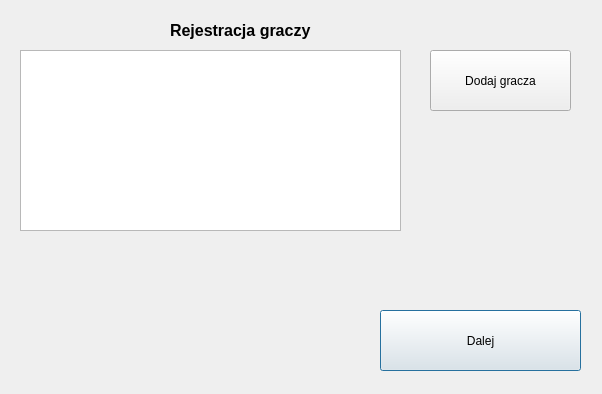
<?xml version="1.0" encoding="UTF-8"?>
<ui version="4.0">
 <class>RejestracjaGraczy</class>
 <widget class="QDialog" name="RejestracjaGraczy">
  <property name="geometry">
   <rect>
    <x>0</x>
    <y>0</y>
    <width>602</width>
    <height>394</height>
   </rect>
  </property>
  <property name="windowTitle">
   <string>Dialog</string>
  </property>
  <widget class="QLabel" name="label">
   <property name="geometry">
    <rect>
     <x>170</x>
     <y>10</y>
     <width>201</width>
     <height>41</height>
    </rect>
   </property>
   <property name="font">
    <font>
     <pointsize>12</pointsize>
     <weight>75</weight>
     <bold>true</bold>
    </font>
   </property>
   <property name="text">
    <string>Rejestracja graczy</string>
   </property>
  </widget>
  <widget class="QTableWidget" name="tableWidget">
   <property name="geometry">
    <rect>
     <x>20</x>
     <y>50</y>
     <width>381</width>
     <height>181</height>
    </rect>
   </property>
  </widget>
  <widget class="QPushButton" name="start_game">
   <property name="geometry">
    <rect>
     <x>380</x>
     <y>310</y>
     <width>201</width>
     <height>61</height>
    </rect>
   </property>
   <property name="text">
    <string>Dalej</string>
   </property>
  </widget>
  <widget class="QPushButton" name="add_player">
   <property name="geometry">
    <rect>
     <x>430</x>
     <y>50</y>
     <width>141</width>
     <height>61</height>
    </rect>
   </property>
   <property name="text">
    <string>Dodaj gracza</string>
   </property>
  </widget>
 </widget>
 <tabstops>
  <tabstop>tableWidget</tabstop>
 </tabstops>
 <resources/>
 <connections/>
</ui>
